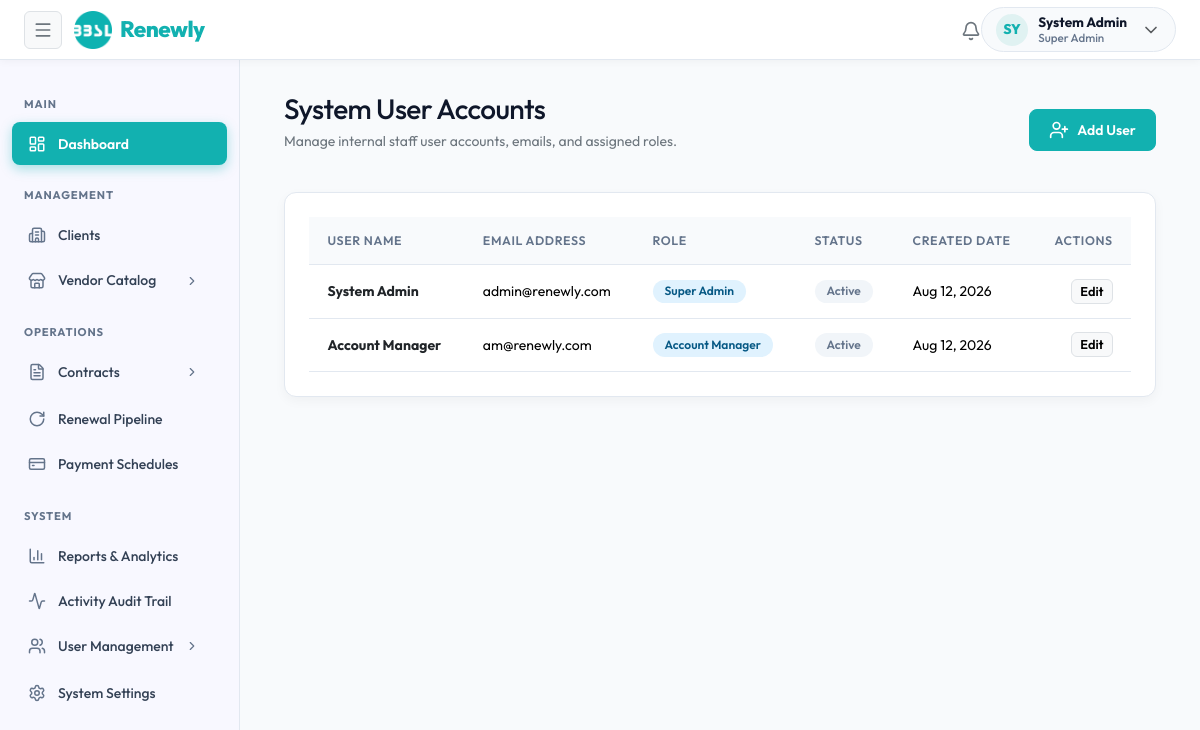
The app's page /modules/users/index.php (signed in) with its own data.
### tables this page shows
CREATE TABLE `users` (
  `id` INT UNSIGNED AUTO_INCREMENT PRIMARY KEY,
  `role_id` INT UNSIGNED NOT NULL,
  `first_name` VARCHAR(100) NOT NULL,
  `last_name` VARCHAR(100) NOT NULL,
  `email` VARCHAR(255) NOT NULL UNIQUE,
  `password_hash` VARCHAR(255) NOT NULL,
  `status` ENUM('active', 'inactive') DEFAULT 'active',
  `created_at` TIMESTAMP DEFAULT CURRENT_TIMESTAMP,
  `updated_at` TIMESTAMP DEFAULT CURRENT_TIMESTAMP ON UPDATE CURRENT_TIMESTAMP,
  CONSTRAINT `fk_users_role` FOREIGN KEY (`role_id`) REFERENCES `roles` (`id`)
);

CREATE TABLE `roles` (
  `id` INT UNSIGNED AUTO_INCREMENT PRIMARY KEY,
  `name` VARCHAR(100) NOT NULL UNIQUE,
  `description` VARCHAR(255) DEFAULT NULL,
  `created_at` TIMESTAMP DEFAULT CURRENT_TIMESTAMP
);

### modules/users/index.php (the view, shortened to what this page needs)
<?php
require_once __DIR__ . '/../../components/header.php';
$pdo = getDB();
$users = $pdo->query("
    SELECT u.*, r.name as role_name
    FROM users u
    JOIN roles r ON u.role_id = r.id
    ORDER BY u.created_at DESC
")->fetchAll() ?: [];
?>
<div class="container-fluid max-w-7xl mx-auto">
    <div class="d-flex justify-content-between align-items-center mb-4">
        <div>
            <h1 class="h3 font-bold tracking-tight mb-1">System User Accounts</h1>
            <p class="text-secondary text-sm">Manage internal staff user accounts, emails, and assigned roles.</p>
        </div>
        <button class="btn btn-primary d-flex align-items-center gap-2" data-bs-toggle="offcanvas" data-bs-target="#userOffcanvas" onclick="resetUserForm()">
            <i data-lucide="user-plus" class="w-4 h-4"></i> Add User
        </button>
    </div>
    <div class="card-enterprise">
        <div class="table-responsive">
            <table class="table table-hover align-middle text-sm mb-0">
                <thead class="bg-light">
                    <tr>
                        <th>User Name</th>
                        <th>Email Address</th>
                        <th>Role</th>
                        <th>Status</th>
                        <th>Created Date</th>
                        <th class="text-end">Actions</th>
                    </tr>
                </thead>
                <tbody>
                    <?php foreach ($users as $u): ?>
                        <tr>
                            <td class="fw-bold text-dark"><?= sanitize($u['first_name'] . ' ' . $u['last_name']) ?></td>
                            <td><?= sanitize($u['email']) ?></td>
                            <td><span class="badge badge-info"><?= sanitize($u['role_name']) ?></span></td>
                            <td><?= renderStatusBadge($u['status']) ?></td>
                            <td><?= formatDate($u['created_at']) ?></td>
                            <td class="text-end">
                                <button class="btn btn-sm btn-light border py-1 px-2 text-xs" onclick='editUser(<?= json_encode($u) ?>)'>Edit</button>
                            </td>
                        </tr>
                    <?php endforeach; ?>
                </tbody>
            </table>
        </div>
    </div>
</div>
<?php require_once __DIR__ . '/../../components/footer.php'; ?>

### includes/functions.php (shortened to what this page needs)
<?php
function sanitize(?string $string): string {
    return htmlspecialchars($string ?? '', ENT_QUOTES, 'UTF-8');
}
function formatDate(?string $dateString, string $format = 'M d, Y'): string {
    return date($format, strtotime($dateString));
}
function renderStatusBadge(string $status): string {
    $status = strtolower($status);
    $badges = [
        'active'     => '<span class="badge badge-success"><i data-lucide="check-circle" class="badge-icon"></i> Active</span>',
        'approved'   => '<span class="badge badge-success"><i data-lucide="check" class="badge-icon"></i> Approved</span>',
        'paid'       => '<span class="badge badge-success"><i data-lucide="credit-card" class="badge-icon"></i> Paid</span>',
        'renewed'    => '<span class="badge badge-success"><i data-lucide="rotate-cw" class="badge-icon"></i> Renewed</span>',
        'expiring'   => '<span class="badge badge-warning"><i data-lucide="alert-triangle" class="badge-icon"></i> Expiring Soon</span>',
        'pending'    => '<span class="badge badge-warning"><i data-lucide="clock" class="badge-icon"></i> Pending</span>',
        'due'        => '<span class="badge badge-warning"><i data-lucide="calendar" class="badge-icon"></i> Due</span>',
        'queued'     => '<span class="badge badge-info"><i data-lucide="layers" class="badge-icon"></i> Queued</span>',
        'overdue'    => '<span class="badge badge-danger"><i data-lucide="alert-octagon" class="badge-icon"></i> Overdue</span>',
        'lapsed'     => '<span class="badge badge-danger"><i data-lucide="x-circle" class="badge-icon"></i> Lapsed</span>',
        'rejected'   => '<span class="badge badge-danger"><i data-lucide="x" class="badge-icon"></i> Rejected</span>',
        'cancelled'  => '<span class="badge badge-secondary"><i data-lucide="minus-circle" class="badge-icon"></i> Cancelled</span>',
        'draft'      => '<span class="badge badge-secondary"><i data-lucide="file-text" class="badge-icon"></i> Draft</span>'
    ];
    return $badges[$status] ?? '<span class="badge badge-secondary">' . ucfirst($status) . '</span>';
}

### assets/css/app.css (style rules this page uses)
:root { --primary: #12b1b0; --primary-dark: #0e8c8b; --primary-light: #e0f2f1; --secondary: #0f172a; --accent: #4db6ac; --danger: #ef4444; --success: #10b981; --warning: #f59e0b; --info: #3b82f6; --background: #f8fafc; --surface: #ffffff; --text-primary: #0f172a; --text-secondary: #64748b; --border: #e2e8f0; --shadow-sm: 0 1px 2px rgba(0, 0, 0, 0.05); --shadow-md: 0 4px 12px rgba(0, 0, 0, 0.04); --shadow-lg: 0 10px 25px -5px rgba(0, 0, 0, 0.08), 0 8px 10px -6px rgba(0, 0, 0, 0.04); --radius: 12px; --radius-sm: 8px; --radius-full: 9999px; --transition: all 0.2s cubic-bezier(0.4, 0, 0.2, 1); }
* { box-sizing: border-box; margin: 0; padding: 0; }
body { font-family: 'Outfit', -apple-system, BlinkMacSystemFont, "Segoe UI", Roboto, sans-serif; background-color: var(--background); color: var(--text-primary); line-height: 1.6; font-size: 14px; -webkit-font-smoothing: antialiased; min-height: 100vh; }
svg.lucide, i[data-lucide], svg[data-lucide] { width: 1.25rem; height: 1.25rem; stroke-width: 2; vertical-align: middle; display: inline-block; stroke: currentColor; fill: none; flex-shrink: 0; }
h1, h2, h3, h4, h5, h6 { font-family: 'Outfit', sans-serif; font-weight: 700; line-height: 1.2; margin-bottom: 0.5rem; color: var(--text-primary); letter-spacing: -0.02em; }
:root { --sidebar-mini-width: 70px; }
.card, .card-enterprise, .stat-card { background: #ffffff; border-radius: var(--radius); padding: 1.5rem; box-shadow: var(--shadow-md); margin-bottom: 1.5rem; border: 1px solid var(--border); transition: var(--transition); }
.btn { display: inline-flex; align-items: center; justify-content: center; padding: 0.6rem 1.2rem; border-radius: var(--radius-sm); font-weight: 600; cursor: pointer; border: 1px solid transparent; transition: var(--transition); font-size: 0.875rem; line-height: 1.2; gap: 0.5rem; font-family: 'Outfit', sans-serif; }
.btn-primary, .bg-primary { background-color: #12b1b0 !important; border-color: #12b1b0 !important; color: #ffffff !important; }
.btn-sm { padding: 0.4rem 0.85rem; font-size: 0.8rem; border-radius: 6px; }
.table { width: 100%; border-collapse: collapse; }
.table th, .table td { padding: 0.85rem 1.15rem; text-align: left; border-bottom: 1px solid var(--border); }
.table th { background-color: #f8fafc; font-weight: 600; color: var(--text-secondary); font-size: 0.775rem; text-transform: uppercase; letter-spacing: 0.05em; }
.badge { display: inline-flex; align-items: center; gap: 0.3rem; padding: 0.35rem 0.75rem; border-radius: 999px; font-size: 0.75rem; font-weight: 600; text-transform: capitalize; }
.badge-paid, .badge-info { background: #e0f2fe; color: #075985; }
.badge-secondary { background: #f1f5f9; color: var(--text-secondary); }

### records on screen
users: first_name+last_name "System Admin", email "admin@renewly.com", role.name "Super Admin", status "Active", created_at "Aug 12, 2026"
users: first_name+last_name "Account Manager", email "am@renewly.com", role.name "Account Manager", status "Active", created_at "Aug 12, 2026"

### other values on screen
substr($currentUser['name'] ?? 'U', 0, 2) "SY"
$currentUser['name'] "System Admin"
$currentUser['role_name'] "Super Admin"
